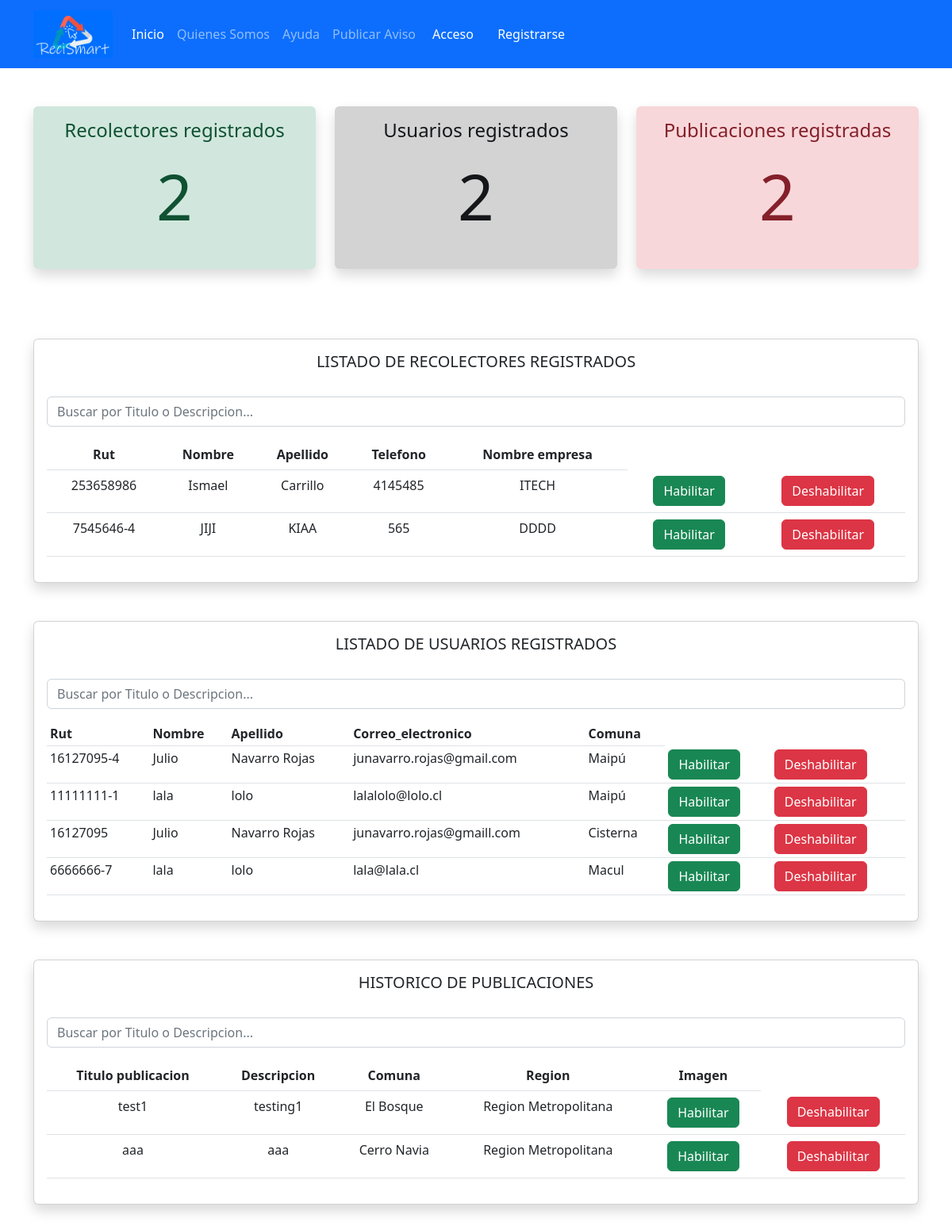
The page /panel/ on the database as committed earlier.
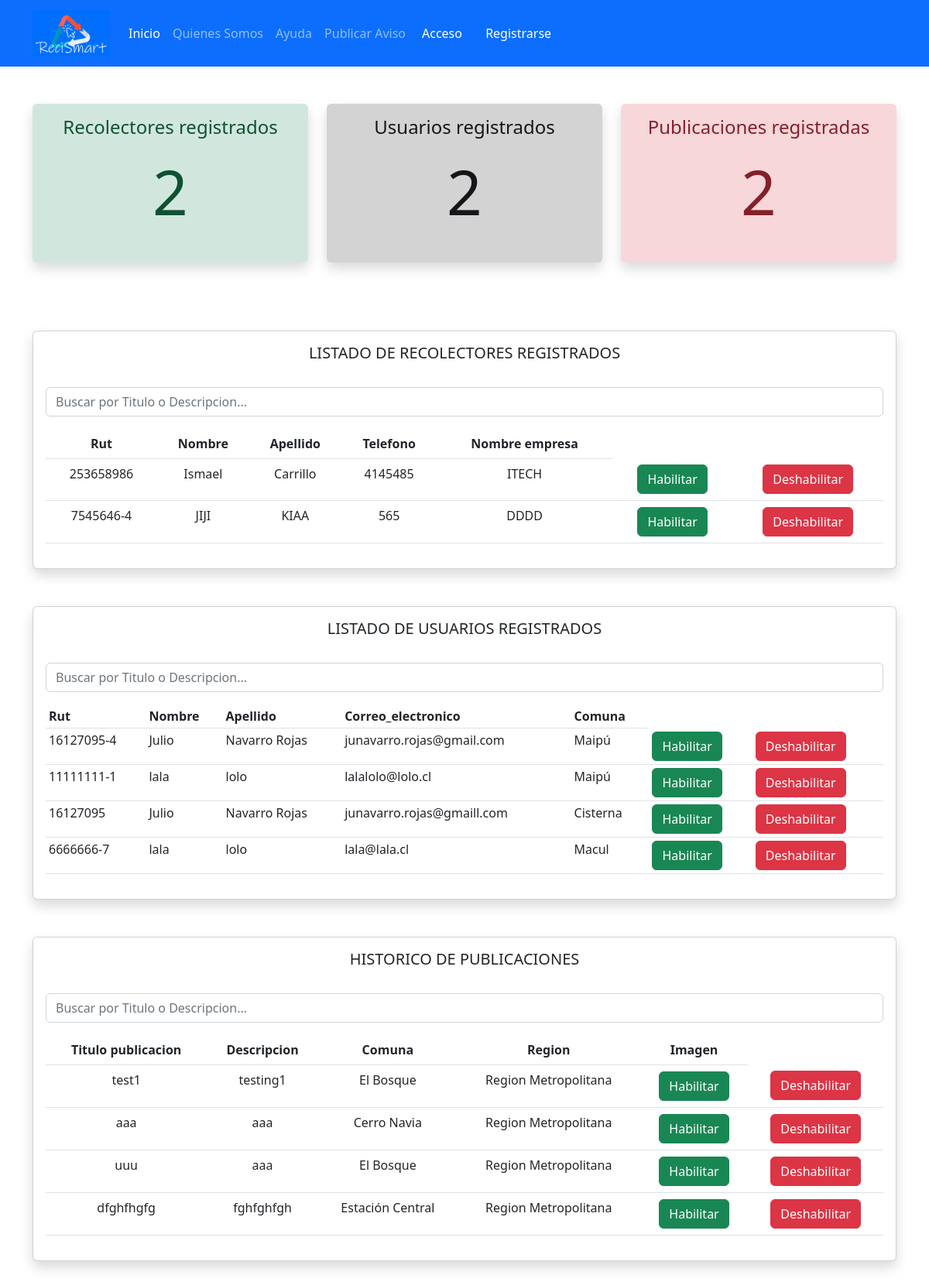
The same page on the database as committed later.
### RecismartAPP/models.py (models this page shows, shortened)
class CuentaRecolector(models.Model):
    Rut_Empresa = models.CharField(max_length=100, unique=True)
    Nombre = models.CharField(max_length=50)
    Apellido = models.CharField(max_length=50)
    Correo_electronico = models.EmailField(max_length=50, unique=True)
    Telefono = models.CharField(max_length=100)
    Direccion = models.CharField(max_length=100)
    Nombre_de_empresa = models.CharField(max_length=100)

class CuentaUsuario(models.Model):
    Rut = models.CharField(max_length=100, unique=True)
    Nombre = models.CharField(max_length=50)
    Apellido = models.CharField(max_length=50)
    Correo_electronico = models.EmailField(max_length=50, unique=True)
    Telefono = models.CharField(max_length=100)
    Direccion = models.CharField(max_length=100)
    Comuna = models.ForeignKey(Comunas, on_delete=models.CASCADE)
    Region = models.ForeignKey(Regiones, on_delete=models.CASCADE)

class Comunas(models.Model):
    Comuna = models.CharField(max_length=100, choices=LISTA_COMUNAS_RM)
    def __str__(self):
        return self.Comuna

class RegistroAviso(models.Model):
    Titulo_de_publicacion = models.CharField(max_length=100, unique=True)
    Descripcion = models.CharField(max_length=300)
    Comuna = models.ForeignKey(Comunas, on_delete=models.CASCADE)
    Region = models.ForeignKey(Regiones, on_delete=models.CASCADE)
    imagen = CloudinaryField('imagen')

class Regiones(models.Model):
    Region = models.CharField(max_length=100, choices=LISTA_REGIONES)
    def __str__(self):
        return self.Region

### RecismartAPP/views.py (the view, shortened to what this page needs)
# urls.py: path('panel/', panel, name="panel"),
def panel(request):
    busqueda_usuario = request.GET.get("busqueda_usuario")
    busqueda_recolector = request.GET.get("busqueda_recolector")
    busqueda_aviso = request.GET.get("busqueda_aviso")
    listarusuario = CuentaUsuario.objects.all()
    listarrecolector = CuentaRecolector.objects.all()
    listaraviso = RegistroAviso.objects.all()
    if busqueda_aviso:
        listaraviso = RegistroAviso.objects.filter(
            Q(Titulo_de_publicacion__icontains=busqueda_aviso) |
            Q(Descripcion__icontains=busqueda_aviso)
        ).distinct()
    data = {
        'listarusuario': listarusuario,
        'listarrecolector': listarrecolector,
        'listaraviso': listaraviso,
    }
    return render(request, './administrador/panel.html', data)

### RecismartAPP/templates/administrador/panel.html (shortened to what this page needs)
{%  include 'navbar2.html' %}
   {% load static %}
    <div class="container text-center">
        <div class="row">
            <div class="col-4">
                <div class="card card-body alert alert-success shadow" role="alert" style="border: none">
                    <h4>Recolectores registrados</h4>
                    <p style="font-size: 80px">2</p>
                </div>
            </div>
            <div class="col-4">
                <div class="card card-body alert alert-dark shadow" role="alert" style="border: none">
                    <h4>Usuarios registrados</h4>
                    <p style="font-size: 80px">2</p>
                </div>
            </div>
            <div class="col-4">
                <div class="card card-body alert alert-danger shadow" role="alert" style="border: none">
                    <h4>Publicaciones registradas</h4>
                    <p style="font-size: 80px">2</p>
                </div>
            </div>
        </div>
    </div>
    <div class="container">
        <div class="row text-center">
            <div class="col">
                <div class="card card-body shadow">
                    <h5>LISTADO DE RECOLECTORES REGISTRADOS</h5>
                    <br>
                    <div class="row text-center">
                        <div class="col">
                            <form class="form-inline">
                                <input class="form-control mr-sm-" type="search" placeholder="Buscar por Titulo o Descripcion..." aria-label="Search" name="busqueda_aviso">
                            </form>
                        </div>
                    </div>
                    <table class="table table-responsive-md thead-light text-center" >
                        <tr>
                            <th>Rut</th>
                            <th>Nombre</th>
                            <th>Apellido</th>
                            <th>Telefono</th>
                            <th>Nombre empresa</th>
                        </tr>
                            {% for recolector in listarrecolector %}
                        <tr>
                            <td>{{ recolector.Rut_Empresa }}</td>
                            <td>{{ recolector.Nombre }}</td>
                            <td>{{ recolector.Apellido }}</td>
                            <td>{{ recolector.Telefono }}</td>
                            <td>{{ recolector.Nombre_de_empresa }}</td>
                            <td><a class="btn btn-success" href="#">Habilitar</a></td>
                            <td><a class="btn btn-danger" href="#">Deshabilitar</a></td>
                        </tr>
                            {% endfor %}
                    </table>
                </div>
            </div>
        </div>
    </div>
    <div class="container">
        <div class="row text-center">
            <div class="col">
                <div class="card card-body shadow">
                    <h5>LISTADO DE USUARIOS REGISTRADOS</h5>
                    <br>
                    <div class="row text-center">
                        <div class="col">
                            <form class="form-inline">
                                <input class="form-control mr-sm-" type="search" placeholder="Buscar por Titulo o Descripcion..." aria-label="Search" name="busqueda_aviso">
                            </form>
                        </div>
                    </div>
                    <table class="table table-sm">
                        <tr>
                            <th>Rut</th>
                            <th>Nombre</th>
                            <th>Apellido</th>
                            <th>Correo_electronico</th>
                            <th>Comuna</th>
                        </tr>
                            {% for usuarios in listarusuario %}
                        <tr>
                            <td>{{ usuarios.Rut }}</td>
                            <td>{{ usuarios.Nombre }}</td>
                            <td>{{ usuarios.Apellido }}</td>
                            <td>{{ usuarios.Correo_electronico }}</td>
                            <td>{{ usuarios.Comuna }}</td>
                            <td><a class="btn btn-success" href="#">Habilitar</a></td>
                            <td><a  class="btn btn-danger" href="#">Deshabilitar</a></td>
                        </tr>
                        {% endfor %}
                    </table>
                </div>
            </div>
        </div>
    </div>
    <div class="container">
        <div class="row">
            <div class="col">
                <div class="card card-body shadow">
                    <h5 style="text-align: center">HISTORICO DE PUBLICACIONES</h5>
                    <br>
                    <div class="row text-center">
                        <div class="col">
                            <form class="form-inline">
                                <input class="form-control mr-sm-" type="search" placeholder="Buscar por Titulo o Descripcion..." aria-label="Search" name="busqueda_aviso">
                            </form>
                        </div>
                    </div>
                    <table class="table table-responsive-md thead-light text-center">
                        <tr>
                            <th>Titulo publicacion</th>
                            <th>Descripcion</th>
                            <th>Comuna</th>
                            <th>Region</th>
                            <th>Imagen</th>
                        </tr>
                            {% for avisos in listaraviso %}
                        <tr>
                            <td>{{ avisos.Titulo_de_publicacion }}</td>
                            <td>{{ avisos.Descripcion }}</td>
                            <td>{{ avisos.Comuna }}</td>
                            <td>{{ avisos.Region }}</td>
                            <td><a class="btn btn-success" href="#">Habilitar</a></td>
                            <td><a  class="btn btn-danger" href="{% url 'eliminaraviso' avisos.id %}">Deshabilitar</a></td>
                        </tr>
                            {% endfor %}
                    </table>
                </div>
            </div>
        </div>
        <br>
        <br>
        <br>
        <br>
    </div>

### RecismartAPP/templates/navbar2.html (shortened to what this page needs)
{% load static %}
<link href="https://cdn.jsdelivr.net/npm/bootstrap@5.2.0-beta1/dist/css/bootstrap.min.css" rel="stylesheet">
<link rel="stylesheet" href="https://cdnjs.cloudflare.com/ajax/libs/font-awesome/6.1.1/css/all.min.css">
<nav class="navbar navbar-expand-lg navbar-dark bg-primary ">
        <div class="container">
            <a class="navbar-brand" href="#">
                <img src="{% static 'img/logo.png' %}" alt="" width="100">
            </a>
            <div class="collapse navbar-collapse" id="navbarSupportedContent">
                <ul class="navbar-nav">
                    <li class="nav-item"><a class="nav-link active" href="{% url 'home' %}">Inicio</a></li>
                    <li class="nav-item"><a class="nav-link" href="#">Quienes Somos</a></li>
                    <li class="nav-item"><a class="nav-link" href="#">Ayuda</a></li>
                    <li class="nav-item"><a class="nav-link" href="#">Publicar Aviso</a></li>
                </ul>
            <div class="botones">
            <div class="d-grid gap-2 d-md-block">
                <a class="btn btn-primary" type="button" href="{% url 'login' %}">Acceso</a>
                <a class="btn btn-primary" type="button" href="{% url 'registro' %}">Registrarse</a>
            </div>
            </div>
            </div>
        </div>
    </nav>

Rows that differ between the two databases and show on the page:
added RegistroAviso: Titulo_de_publicacion "uuu", Descripcion "aaa", Comuna "El Bosque", Region "Region Metropolitana"
added RegistroAviso: Titulo_de_publicacion "dfghfhgfg", Descripcion "fghfghfgh", Comuna "Estación Central", Region "Region Metropolitana"
